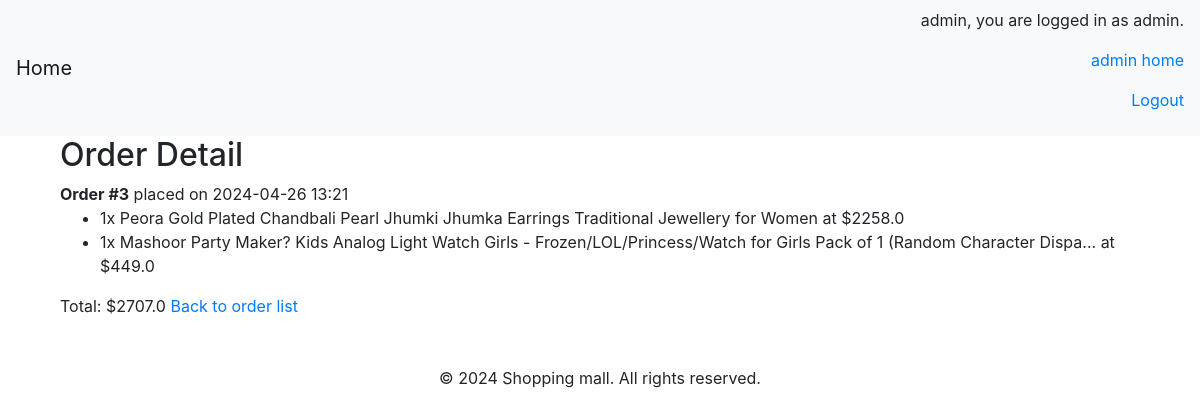
Page /orders/3/ (signed in) on the committed database.
### mall/models.py (models this page shows, shortened)
class Order(models.Model):
    total_price = models.FloatField(default=0.0)
    create_user = models.ForeignKey(User, on_delete=models.CASCADE)
    created_at = models.DateTimeField(auto_now_add=True)
    updated_at = models.DateTimeField(auto_now=True)
    class Meta:
        db_table = 'order'
        verbose_name = 'Order'
        verbose_name_plural = 'Orders'

class OrderItem(models.Model):
    order = models.ForeignKey(Order, related_name='items', on_delete=models.CASCADE)
    merchandise = models.ForeignKey(Merchandise, on_delete=models.CASCADE)
    price = models.FloatField()
    quantity = models.PositiveIntegerField()
    class Meta:
        db_table = 'order_item'
        verbose_name = 'Order Item'
        verbose_name_plural = 'Order Items'

class Merchandise(models.Model):
    id = models.AutoField(primary_key=True)
    name = models.CharField(max_length=50)
    image = models.CharField(max_length=500, null=True)
    main_category = models.ForeignKey(Category, on_delete=models.CASCADE, related_name='main_category')
    sub_category = models.ForeignKey(Category, on_delete=models.CASCADE, related_name='sub_category')
    price = models.FloatField()
    discount_id = models.ForeignKey(MerchandiseDiscount, on_delete=models.CASCADE, null=True, related_name='discount_id')
    ratings_id = models.ForeignKey(MerchandiseRating, on_delete=models.CASCADE, null=True, related_name='ratings_id')
    is_valid = models.BooleanField(default=True)
    creat_time = models.DateTimeField(default=timezone.now)
    creat_user = models.ForeignKey(User, on_delete=models.CASCADE, related_name='creat_user', default=1)
    last_update_time = models.DateTimeField(default=timezone.now)
    last_update_user = models.ForeignKey(User, on_delete=models.CASCADE, related_name='last_update_user', default=1)
    class Meta:
        db_table = 'merchandise'
        verbose_name = 'Merchandise'
        verbose_name_plural = 'Merchandises'

### mall/views.py (the view)
# urls.py: path('orders/<int:order_id>/', views.order_detail, name='order_detail'),
@login_required
def order_detail(request, order_id):
    if not request.user.is_staff:  # Ensure only admin can access
        return redirect('home')
    order = get_object_or_404(Order, id=order_id)
    return render(request, 'admn/order_detail.html', {'order': order})

### mall/templates/admn/order_detail.html (shortened to what this page needs)
{% extends "../base.html" %}
{% block body_block %}
    <h2>Order Detail</h2>
    <strong>Order #{{ order.id }}</strong> placed on {{ order.created_at|date:"Y-m-d H:i" }}
    <ul>
        {% for item in order.items.all %}
            <li>{{ item.quantity }}x {{ item.merchandise.name }} at ${{ item.price }}</li>
        {% endfor %}
    </ul>
    Total: ${{ order.total_price }}
    <a href="{% url 'order_list' %}">Back to order list</a>
{% endblock %}

### mall/templates/base.html (shortened to what this page needs)
<!DOCTYPE html>
<html lang="en">
<head>
    <link href="https://stackpath.bootstrapcdn.com/bootstrap/4.5.2/css/bootstrap.min.css" rel="stylesheet">
</head>
<body>
    <nav class="navbar navbar-expand-lg navbar-light bg-light">
            <a class="navbar-brand" href="/">Home</a>
            <div class="collapse navbar-collapse" id="navbarNav">
                <ul class="navbar-nav ml-auto">
                    <li class="nav-item">
                        {% if user.is_authenticated %}
                            <p>{{ user.username }}, you are logged in as {{ user.groups.all.0.name }}. </p>
                            {% if user.groups.all.0.name == 'admin' %}
                            <p style="text-align: right;"><a href="{% url 'admin_home' %}">admin home</a></p>
                            {% endif %}
                            <p style="text-align: right;"><a href="{% url 'logout' %}">Logout</a></p>
                        {% else %}
                            <p><a href="{% url 'login' %}">Login</a></p>
                        {% endif %}
                    </li>
                </ul>
            </div>
        </nav>
    <main class="container">
        <div class="container flex-nowrap justify-content-between align-items-center">
            {% block body_block %}{% endblock%}
        </div>
    </main>
    <div class="mt-5 text-center" style="margin-bottom: 100px;">
        <footer>
            <p>© 2024 Shopping mall. All rights reserved.</p>
        </footer>
    </div>
</body>
</html>

### rows in the picture
Order: id "3", created_at "2024-04-26 13:21", total_price "2707.0"
OrderItem: quantity "1", merchandise.name "Peora Gold Plated Chandbali Pearl Jhumki Jhumka Earrings Traditional Jewellery for Women", price "2258.0"
OrderItem: quantity "1", merchandise.name "Mashoor Party Maker? Kids Analog Light Watch Girls - Frozen/LOL/Princess/Watch for Girls Pack of 1 (Random Character Dispa...", price "449.0"

### other values in the picture
{{ user.username }} "admin"
{{ user.groups.all.0.name }} "admin"
